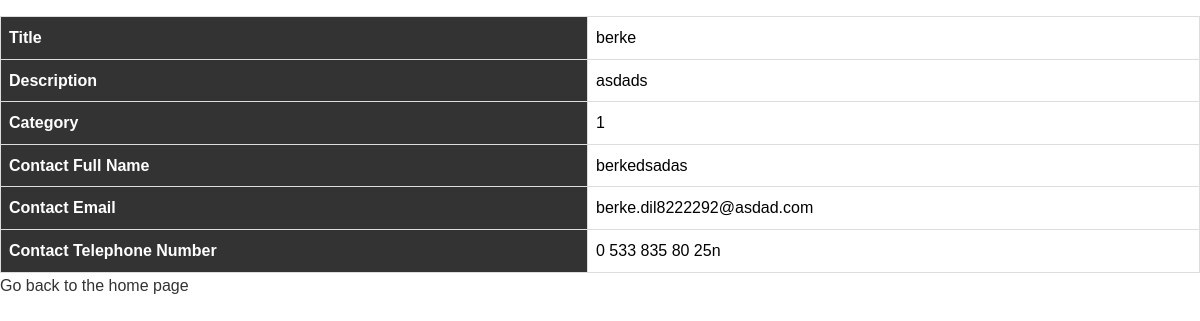
The page /ad_details/20 on the database as committed earlier.
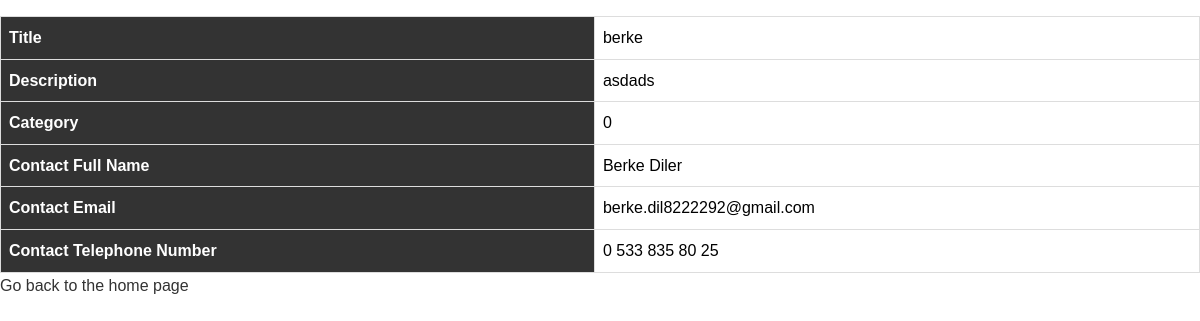
The same page on the database as committed later.
### tables this page shows
CREATE TABLE Advertisement(aid INTEGER PRIMARY KEY AUTOINCREMENT,title TEXT,description TEXT,isactive INTEGER DEFAULT 1,username TEXT,cid INTEGER,FOREIGN KEY(username) REFERENCES User(username),FOREIGN KEY(cid) REFERENCES Category(cid));

CREATE TABLE User(username TEXT PRIMARY KEY,password TEXT,fullname TEXT,email TEXT,telno TEXT);

### app.py (the view)
@app.route('/ad_details/<int:ad_id>', methods=["GET"])
def ad_details(ad_id):
    conn = sqlite3.connect("database.db")
    c = conn.cursor()
    c.execute("SELECT Advertisement.*, User.fullname, User.email, User.telno FROM Advertisement INNER JOIN User ON Advertisement.username = User.username WHERE Advertisement.aid = ?", (ad_id,))
    ad = c.fetchone()
    conn.close()
    if ad is None:
        return "Advertisement not found", 404
    else:
        return render_template("ad_details.html", ad=ad)

### templates/ad_details.html (shortened to what this page needs)
<!DOCTYPE html>
<html lang="en">
<head>
<link rel="stylesheet" type="text/css" href="../static/style.css"></head>
<body>
    <table>
        <tr>
            <th>Title</th>
            <td>{{ ad[1] }}</td>
        </tr>
        <tr>
            <th>Description</th>
            <td>{{ ad[2] }}</td>
        </tr>
        <tr>
            <th>Category</th>
            <td>{{ ad[3] }}</td>
        </tr>
        <tr>
            <th>Contact Full Name</th>
            <td>{{ ad[6] }}</td>
        </tr>
        <tr>
            <th>Contact Email</th>
            <td>{{ ad[7] }}</td>
        </tr>
        <tr>
            <th>Contact Telephone Number</th>
            <td>{{ ad[8] }}</td>
        </tr>
    </table>
    <a href="/">Go back to the home page</a>
</body>
</html>

### static/style.css (style rules this page uses)
body, h1, h2, p { margin: 0; padding: 0; }
body { font-family: 'Arial', sans-serif; line-height: 1.6; }
table { width: 100%; border-collapse: collapse; margin-top: 1rem; border: 1px solid #ddd; }
th, td { border: 1px solid #ddd; padding: 0.5rem; text-align: left; }
th { background-color: #333; color: #fff; }
a { color: #333; text-decoration: none; }

Rows that differ between the two databases and show on the page:
changed Advertisement "berke": isactive "1" → "0"
changed User: fullname "berkedsadas" → "Berke Diler"; email "berke.dil8222292@asdad.com" → "berke.dil8222292@gmail.com"; telno "0 533 835 80 25n" → "0 533 835 80 25"
